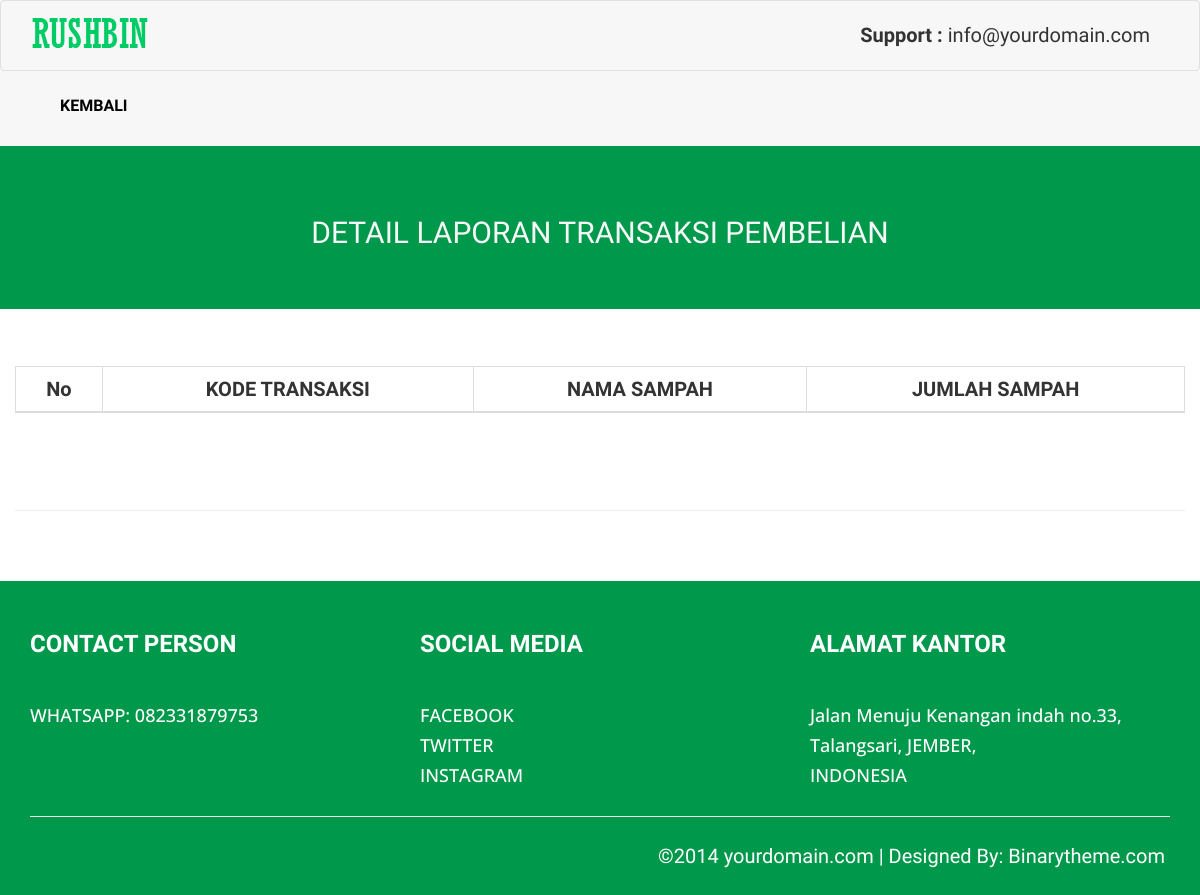
The app's page /detail_laporan_jual.php?kode_transaksi=TB00012 (signed in), older data.
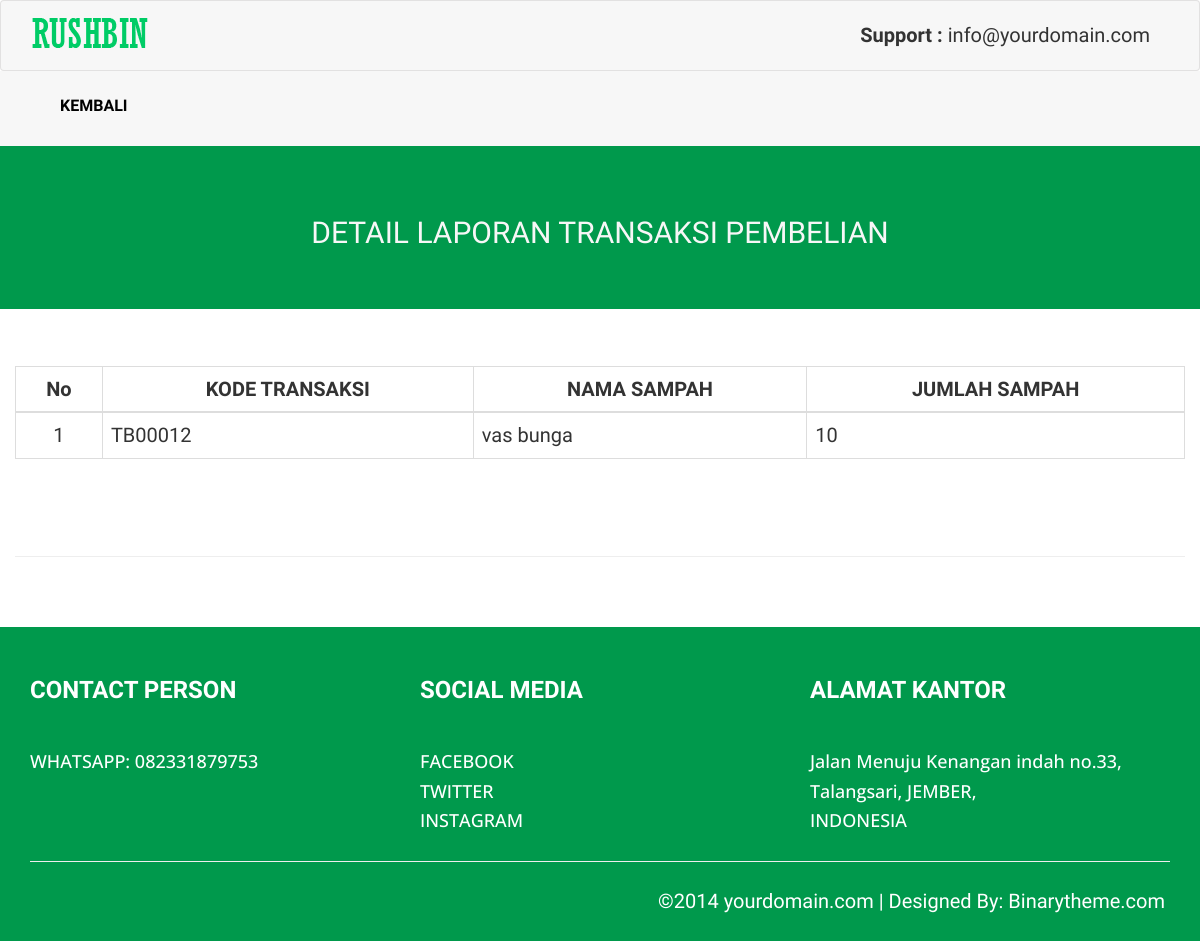
The same page, newer data.
### tables this page shows
CREATE TABLE `laporan_jual` (
  `kode_transaksi` varchar(7) NOT NULL,
  `id_sampah` varchar(7) NOT NULL,
  `nama_sampah` varchar(50) NOT NULL,
  `jumlah_sampah` int(5) NOT NULL,
  `total` int(10) NOT NULL
);

### Web/detail_laporan_jual.php (the view, shortened to what this page needs)
<!DOCTYPE html>
<html xmlns="http://www.w3.org/1999/xhtml">
<head>
    <link href="assets/css/bootstrap.css" rel="stylesheet" />
    <link href="assets/css/font-awesome.css" rel="stylesheet" />
    <link href="assets/css/animate.css" rel="stylesheet" />
    <link href="assets/css/flexslider.css" rel="stylesheet" />
    <link href="assets/css/style_copy.css" rel="stylesheet" />
</head>
<body>
 <div class="navbar navbar-inverse set-radius-zero" >
        <div class="container">
            <div class="navbar-header">
                <a class="navbar-brand" href="home.php">
                    <img src="assets/img/portfolio/logo1.png" />
                </a>
            </div>
            <div class="right-div">
<strong>Support : </strong>  info@yourdomain.com
            </div>
        </div>
    </div>
    <section class="menu-section">
        <div class="container">
            <div class="row ">
                <div class="col-md-12">
                    <div class="navbar-collapse collapse ">
                        <ul id="menu-top" class="nav navbar-nav navbar-left">
                            <li><a href="laporan_jual.php">KEMBALI</a></li>
                        </ul>
                    </div>
                </div>
            </div>
        </div>
    </section>
    <div class="below-slideshow">
         <div class="container">
        <div class="row">
            <div class="col-lg-12 col-md-12 col-sm-12 col-xs-12">
                <div class="txt-block">
									<h1 class="head-line"> DETAIL LAPORAN TRANSAKSI PEMBELIAN</h1>
                      </div>
            </div>
        </div>
    </div>
    </div>
    <div class="container">
        <div class="row">
            <div>
                    <table border="1" class="table table-bordered">
                            <thead class="thead-dark">
                                <tr>
                                    <th class="tbl text-center">No</th>
                                    <th class="tbl text-center">KODE TRANSAKSI</th>
                                    <th class="tbl text-center">NAMA SAMPAH</th>
                                    <th class="tbl text-center">JUMLAH SAMPAH</th>
                                </tr>
                            </thead>
                            <tbody>
                            <?php
                            include 'koneksi.php';
                            $data = $_GET['kode_transaksi'];
                            $sql = "SELECT * FROM laporan_jual where kode_transaksi = '$data'";
                            $hasil = mysqli_query($koneksi,$sql);
                            $nomer = 1;
                            while($data = mysqli_fetch_array($hasil,MYSQLI_ASSOC)){
                            ?>
                            <tr>
                                <td class="no text-center"><?php echo $nomer++; ?></td>
                                <td><?php echo $data['kode_transaksi']; ?></td>
                                <td><?php echo $data['nama_sampah']; ?></td>
                                <td><?php echo $data['jumlah_sampah']; ?></td>
                            </tr>
                            <?php
                            }
                            ?>
                            </tbody>
                        </table>
                        </br></br><hr>
            </div>
        </div>
    </div>
    <div class="footer-sec">
    <div class="container">
        <div class="row">
            <div class="col-lg-4 col-md-4 col-sm-4 col-xs-12 social-div">
                <h3> <strong>CONTACT PERSON</strong> </h3>
                <br />
                <a href="https://wa.me/6282331879753">
                    <h4>WHATSAPP: 082331879753 </h4>
                </a>
            </div>
            <div class="col-lg-4 col-md-4 col-sm-4 col-xs-12 social-div">
                <h3> <strong>SOCIAL MEDIA</strong> </h3>
                <br />
                <a href="http://www.facebook.com/">
                    <h4>FACEBOOK </h4>
                </a>
                <a href="http://www.twitter.com/">
                    <h4>TWITTER </h4>
                </a>
                <a href="http://www.instagram.com/">
                    <h4>INSTAGRAM </h4>
                </a>
            </div>
            <div class="col-lg-4 col-md-4 col-sm-4 col-xs-12">
                <h3> <strong>ALAMAT KANTOR</strong> </h3>
                <br />
                <h4>Jalan Menuju Kenangan indah no.33,</h4>
                <h4>Talangsari, JEMBER,</h4>
                <h4>INDONESIA</h4>
            </div>
        </div>
        <div class="row">
            <div class="col-lg-12 col-md-12 col-sm-12 col-xs-12">
                <hr />
                <div style="text-align:right;padding:5px;">
                    &copy;2014 yourdomain.com | <a href="http://www.binarytheme.com/" style="color:#fff;"
                        target="_blank">Designed By: Binarytheme.com</a>
                </div>
            </div>
        </div>
    </div>
</div>
</body>
</html>

Row changes from the older to the newer data that the page shows:
added laporan_jual: kode_transaksi "TB00012", nama_sampah "vas bunga", jumlah_sampah "10"
